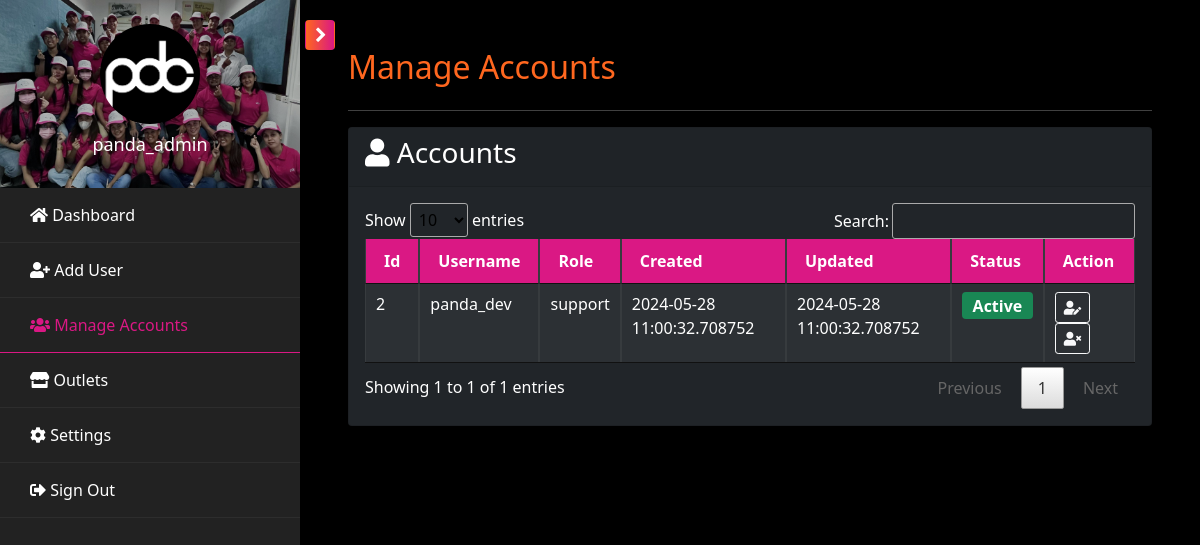
The page /pages/admin/admin.accounts.php (signed in) on the database as committed earlier.
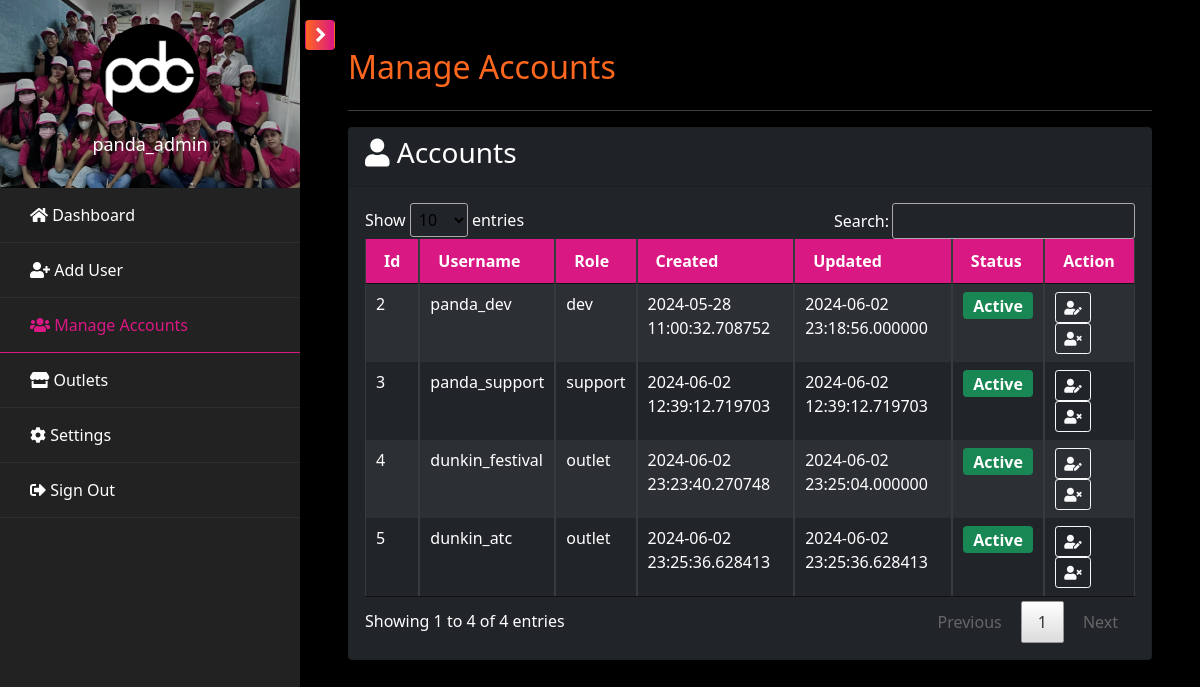
The same page on the database as committed later.
### tables this page shows
CREATE TABLE `tbl_user` (
  `id` int(11) NOT NULL,
  `username` varchar(100) NOT NULL,
  `password` varchar(255) NOT NULL,
  `role` enum('admin','support','dev','marketing','hr','outlet') NOT NULL,
  `branch` varchar(100) DEFAULT NULL,
  `status` enum('Active','Inactive') NOT NULL DEFAULT 'Active',
  `created` datetime(6) DEFAULT CURRENT_TIMESTAMP(6),
  `updated` datetime(6) DEFAULT CURRENT_TIMESTAMP(6) ON UPDATE CURRENT_TIMESTAMP(6)
);

### pages/admin/admin.accounts.php (the view, shortened to what this page needs)
<?php include('admin.header.php'); ?>
            <div id="content" class="p-4 p-md-5 pt-5">
                <h2 class="mb-4 text-orange">Manage Accounts</h2>
                <hr />
                <div class="card bg-dark">
                    <div class="card-header">
                        <h3><i class="fas fa-user"></i> Accounts</h3>
                    </div>
                    <div class="card-body">
                        <div class="table-responsive">
                            <table class="table table-bordered table-striped table-dark table-sm w-100" id="acc_table">
                                <thead>
                                    <tr>
                                        <th>Id</th>
                                        <th>Username</th>
                                        <th>Role</th>
                                        <th>Created</th>
                                        <th>Updated</th>
                                        <th>Status</th>
                                        <th>Action</th>
                                    </tr>
                                </thead>
                                <tbody>
                                    <?php
                                        $user_qry = mysqli_query($conn, "SELECT * FROM tbl_user WHERE id != '1'");
                                        while($rows=mysqli_fetch_array($user_qry)){
                                    ?>
                                        <tr>
                                            <td><?php echo $rows["id"]; ?></td>
                                            <td><?php echo $rows["username"]; ?></td>
                                            <td><?php echo $rows["role"]; ?></td>
                                            <td><?php echo $rows["created"]; ?></td>
                                            <td><?php echo $rows["updated"]; ?></td>
                                            <td>
                                                <span class="badge <?php echo $rows["status"] == 'Active' ? 'bg-success' : 'bg-secondary'; ?>">
                                                    <?php echo ucfirst($rows["status"]); ?>
                                                </span>
                                            </td>
                                            <td>
                                                <a class="btn btn-sm btn-outline-light" href="admin.user.php?id=<?php echo $rows['id']; ?>" title="Edit User"><i class="fas fa-user-edit"></i></a>
                                                <?php if ($rows['status'] == 'Active') { ?>
                                                    <a class="btn btn-sm btn-outline-light" href="admin.status.php?id=<?php echo $rows['id']; ?>&status=Inactive" title="Deactivate User">
                                                        <i class="fas fa-user-times"></i>
                                                    </a>
                                                <?php } else { ?>
                                                    <a class="btn btn-sm btn-outline-light" href="admin.status.php?id=<?php echo $rows['id']; ?>&status=Active" title="Activate User">
                                                        <i class="fas fa-user-check"></i>
                                                    </a>
                                                <?php } ?>
                                            </td>
                                        </tr>
                                    <?php } ?>
                                </tbody>
                            </table>
                        </div>
                    </div>
                </div>
            </div>
<?php include('admin.footer.php'); ?>

### pages/admin/admin.header.php (shortened to what this page needs)
<?php
$current_page = basename($_SERVER['PHP_SELF']);
$accounts_page = ['admin.accounts.php', 'admin.user.php'];
$outlet_page = ['admin.outlet.php', 'admin.add.outlet.php'];
?>
<!DOCTYPE html>
<html lang="en">
    <head>
        <link href="../../assets/vendor/bootstrap/css/bootstrap.min.css" rel="stylesheet">
        <link href="../../assets/vendor/bootstrap-icons/bootstrap-icons.css" rel="stylesheet">
        <link href="../../assets/vendor/fontawesome/css/all.min.css" rel="stylesheet">
        <link href="../../assets/vendor/swiper/swiper-bundle.min.css" rel="stylesheet">
        <link href="../../assets/vendor/datatables/jquery.dataTables.min.css" rel="stylesheet">
        <link rel="stylesheet" href="https://stackpath.bootstrapcdn.com/font-awesome/4.7.0/css/font-awesome.min.css">
        <link href="../../assets/css/admin.style.css" rel="stylesheet">
    </head>
    <body>
        <div class="wrapper d-flex align-items-stretch">
            <nav id="sidebar">
                <div class="custom-menu">
                    <button type="button" id="sidebarCollapse" class="btn btn-orange">
                    </button>
                </div>
                <div class="img bg-wrap text-center py-4" style="background-image: url(../../assets/img/slides/slide1.jpg);">
                    <div class="user-logo">
                        <div class="img" style="background-image: url(../../assets/img/PDC-square.png);"></div>
                        <h3><?php echo $_SESSION['username']; ?></h3>
                    </div>
                </div>
                <ul class="list-unstyled components mb-5">
                    <li class="<?php echo ($current_page == 'admin.dashboard.php') ? 'active' : ''; ?>">
                        <a href="admin.dashboard.php"><span class="fas fa-home mr-3"></span>&nbsp;Dashboard</a>
                    </li>
                    <li class="<?php echo ($current_page == 'admin.register.php') ? 'active' : ''; ?>">
                        <a href="admin.register.php"><span class="fas fa-user-plus mr-3"></span>&nbsp;Add User</a>
                    </li>
                    <li class="<?php echo (in_array($current_page, $accounts_page)) ? 'active' : ''; ?>">
                        <a href="admin.accounts.php"><span class="fas fa-users mr-3"></span>&nbsp;Manage Accounts</a>
                    </li>
                    <li class="<?php echo (in_array($current_page, $outlet_page)) ? 'active' : ''; ?>">
                        <a href="admin.outlet.php"><span class="fas fa-store mr-3"></span>&nbsp;Outlets</a>
                    </li>
                    <li class="<?php echo ($current_page == 'admin.settings.php') ? 'active' : ''; ?>">
                        <a href="admin.settings.php"><span class="fas fa-cog mr-3"></span>&nbsp;Settings</a>
                    </li>
                    <li>
                        <a href="../../includes/logout.php"><span class="fas fa-sign-out-alt mr-3"></span>&nbsp;Sign Out</a>
                    </li>
                </ul>
            </nav>

### pages/admin/admin.footer.php (shortened to what this page needs)
        </div>
    </body>
</html>

### assets/css/admin.style.css (style rules this page uses)
body { background-color: #000; color: #fff; text-align: left; margin: 0; }
.text-orange { color: #FF671F; }
.btn-orange { color: #fff; background-color: #FF671F; border-color: #FF671F; }
.img { background-size: cover; background-repeat: no-repeat; background-position: center center; }
.wrapper { width: 100%; }
#sidebar { min-width: 300px; max-width: 300px; background: #222; color: #fff; -webkit-transition: all 0.3s; -o-transition: all 0.3s; transition: all 0.3s; position: relative; }
#sidebar ul.components { padding: 0; }
#sidebar ul li { font-size: 16px; }
#sidebar ul li a { text-decoration: none; padding: 15px 30px; display: block; color: #fff; border-bottom: 1px solid rgba(255, 255, 255, 0.05); }
#sidebar ul li.active > a { background: transparent; color: #da1884; border-bottom: 1px solid #DA1884; }
#sidebar .custom-menu { display: inline-block; position: absolute; top: 20px; right: 0; margin-right: -35px; -webkit-transition: 0.3s; -o-transition: 0.3s; transition: 0.3s; }
#sidebar .custom-menu .btn.btn-orange { background: linear-gradient(to right, #FF671F, #DA1884); border-color: transparent; position: relative; color: #fff; width: 30px; height: 30px; }
#sidebar .custom-menu .btn.btn-orange:after, #sidebar .custom-menu .btn.btn-orange:before { position: absolute; top: 2px; left: 0; right: 0; bottom: 0; font-family: "FontAwesome"; color: #fff; }
#sidebar .custom-menu .btn.btn-orange:after { content: "\f054"; left: 2px; }
.bg-wrap { width: 100%; position: relative; z-index: 0; }
.bg-wrap:after { z-index: -1; position: absolute; top: 0; left: 0; right: 0; bottom: 0; content: ''; background: #000; opacity: .3; }
.bg-wrap .user-logo .img { width: 100px; height: 100px; border-radius: 50%; margin: 0 auto; margin-bottom: 10px; }
.bg-wrap .user-logo h3 { color: #fff; font-size: 18px; }
#content { width: 100%; padding: 0; min-height: 100vh; -webkit-transition: all 0.3s; -o-transition: all 0.3s; transition: all 0.3s; }
.table-dark { background-color: #222; color: #fff; }
.table-dark .badge { font-size: 1rem; }
.table-dark thead th { background-color: #DA1884; color: #fff; }

Rows that differ between the two databases and show on the page:
changed tbl_user "panda_dev": role "support" → "dev"; updated "2024-05-28 11:00:32.708752" → "2024-06-02 23:18:56.000000"
added tbl_user: id "3", username "panda_support", role "support", created "2024-06-02 12:39:12.719703", updated "2024-06-02 12:39:12.719703", status "Active"
added tbl_user: id "4", username "dunkin_festival", role "outlet", created "2024-06-02 23:23:40.270748", updated "2024-06-02 23:25:04.000000", status "Active"
added tbl_user: id "5", username "dunkin_atc", role "outlet", created "2024-06-02 23:25:36.628413", updated "2024-06-02 23:25:36.628413", status "Active"
Other text that changed with them:
text written by a page script: "Show entries Search: Showing 1 to 1 of 1 entries Previous 1 Next" → "Show entries Search: Showing 1 to 4 of 4 entries Previous 1 Next"
